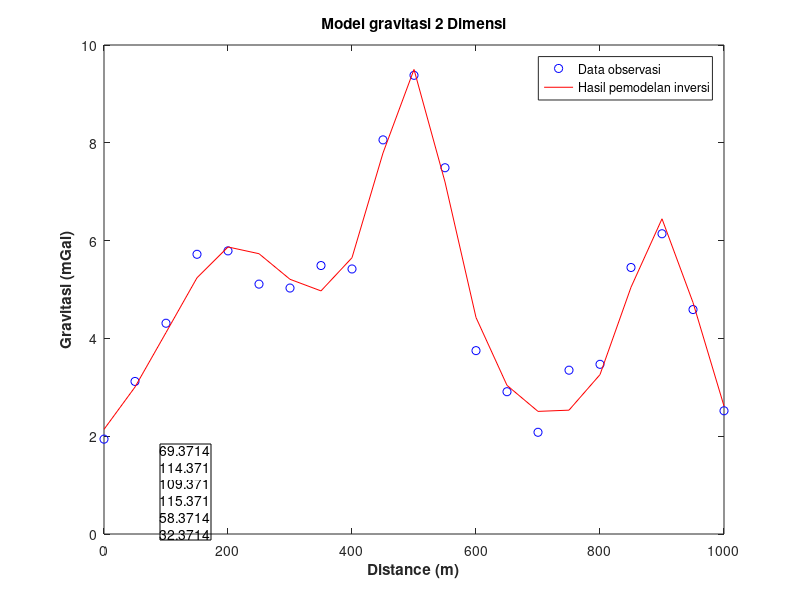

Write the MATLAB code that produced this figure.
x=[0 50 100 150 200 250 300 350 400 450 500 550 600 650 700 750 800 850 900 950 1000];
g = [1.94;3.12;4.31;5.72;5.79;5.11;5.03;5.49;5.42;8.06;9.38;7.49;3.75;2.91;2.08;3.35;3.47;5.45;6.14;4.59;2.52];
xplot = [0:1:1000];
x0 = [200 400 500 600 900];
z0 = [200 200 100 500 100];
ra = [100 100 100 100 100];

G = 6.674.*10.^-11;

mk = zeros(length(x),length(x0));

for i = 1:length(x)
    for j = 1:length(x0)
        mk(i,j) = (G*(4/3).*pi.*ra(j).^3.*z0(j)/(((x(i)-x0(j)).^2+z0(j).^2).^(3/2))).*10.^5;
    end
end

m = inv(mk'*mk)*mk'*g;

disp(m)
gcal = mk*m;

%%
%Hitung ERMS
delta_g = g - gcal;
ERMS = sqrt(mean(delta_g.^2));
disp(ERMS)

%%
figure
plot(x,g,'ob')
hold on
plot(x,gcal,'-r')
title('Model gravitasi 2 Dimensi')
xlabel('Distance (m)','fontweight','bold')
ylabel('Gravitasi (mGal)','fontweight','bold')
legend('Data observasi','Hasil pemodelan inversi')

dim = [.2 .1 .2 .1];
str1 = ("Erms: ");
str2 = ERMS;
annotation('textbox',dim,'String',str1+str2,'FitBoxToText','on');